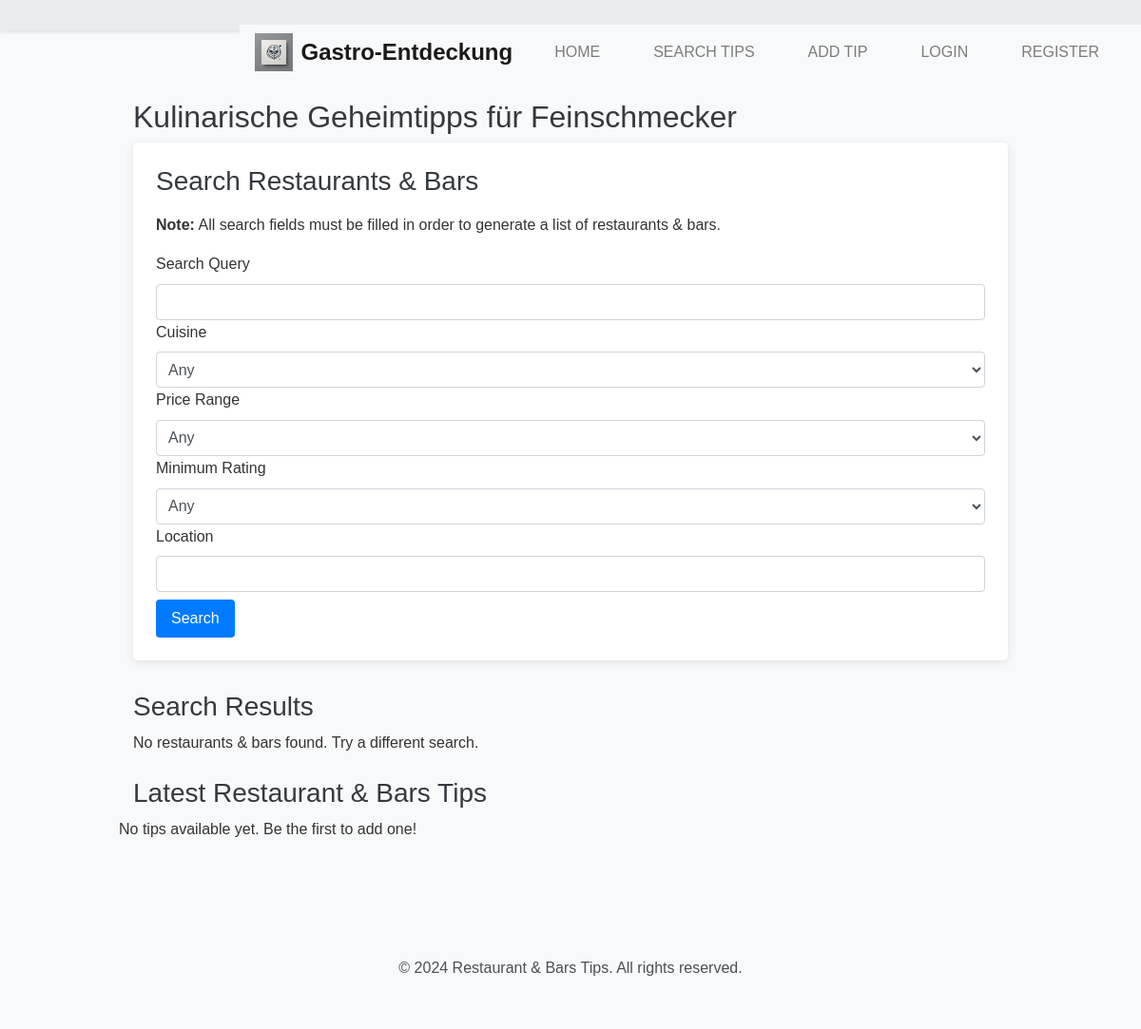
The app's page /, older data.
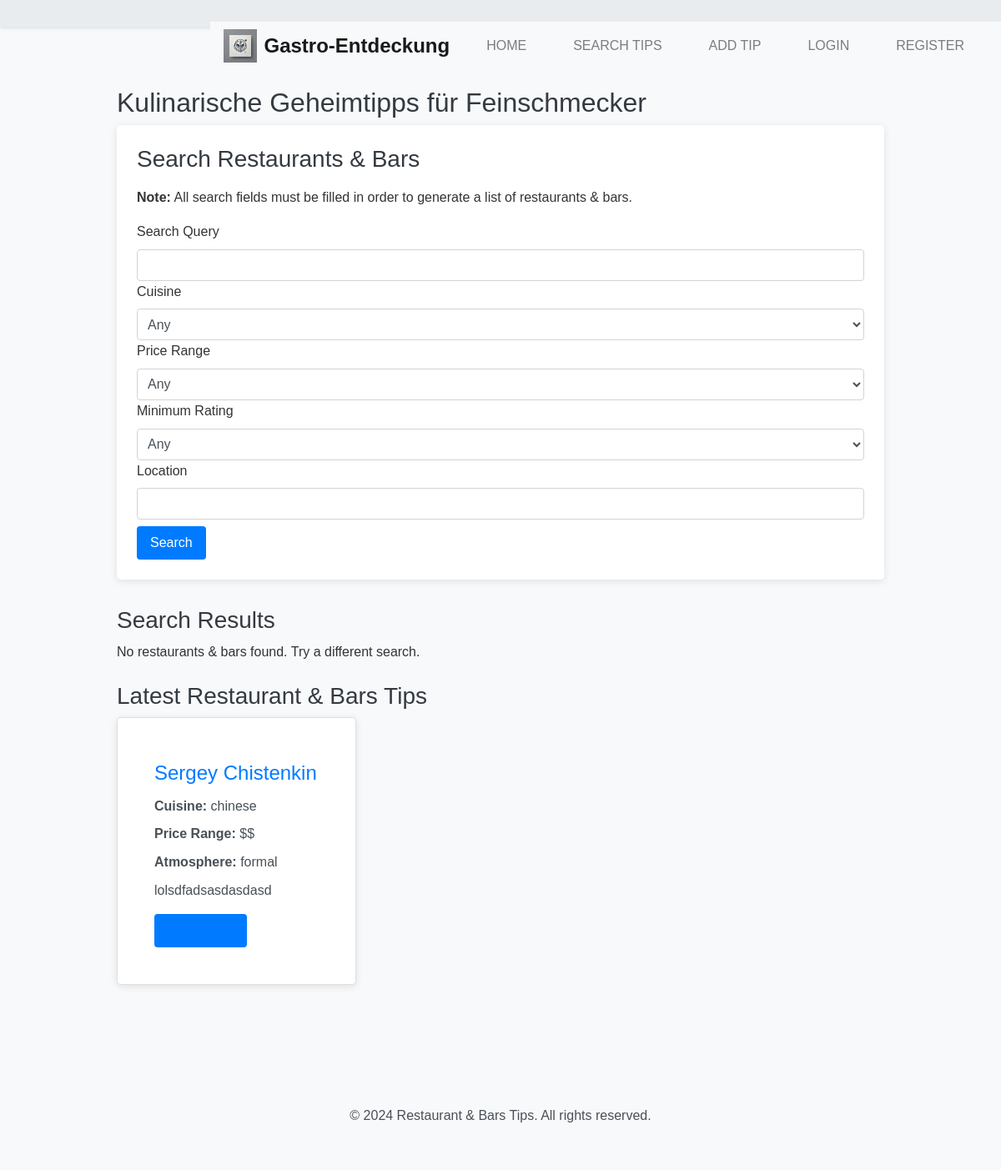
The same page, newer data.
### models.py (models this page shows)
class Tip(db.Model):
    id = db.Column(db.Integer, primary_key=True)
    name = db.Column(db.String(100), nullable=False)
    cuisine = db.Column(db.String(50), nullable=False)
    price_range = db.Column(db.String(20), nullable=False)
    atmosphere = db.Column(db.String(50), nullable=False)
    tip_content = db.Column(db.String(500), nullable=False)
    country = db.Column(db.String(100), nullable=False)
    city = db.Column(db.String(100), nullable=False)
    user_id = db.Column(db.Integer, db.ForeignKey('user.id'), nullable=False)

### app.py (the view)
@app.route('/', methods=['GET', 'POST'])
def index():
    search_form = SearchForm()
    if search_form.validate_on_submit():
        try:
            search_results = search_restaurants(
                query=search_form.search_query.data,
                cuisine=search_form.cuisine.data,
                price_range=search_form.price_range.data,
                rating=search_form.rating.data,
                location=search_form.location.data
            )
            return render_template('index.html', search_results=search_results, form=search_form)
        except Exception as e:
            logging.error(f"Error searching restaurants & bars: {e}")
            flash('An error occurred while searching restaurants & bars. Please try again.', 'danger')
    else:
        try:
            tips = Tip.query.with_entities(Tip.id, Tip.name, Tip.cuisine, Tip.price_range, Tip.atmosphere, Tip.tip_content).all()
            return render_template('index.html', tips=tips, form=search_form)
        except Exception as e:
            logging.error(f"Error retrieving tips: {e}")
            flash('An error occurred while retrieving tips. Please try again.', 'danger')

### app.py
class SearchForm(FlaskForm):
    search_query = StringField('Search Query', validators=[DataRequired()])
    cuisine = SelectField('Cuisine', choices=[('', 'Any'), ('italian', 'Italian'), ('chinese', 'Chinese'), ('mexican', 'Mexican'), ('american', 'American')])
    price_range = SelectField('Price Range', choices=[('', 'Any'), ('1', '$'), ('2', '$$'), ('3', '$$$'), ('4', '$$$$')])
    rating = SelectField('Minimum Rating', choices=[('', 'Any'), ('3', '3'), ('4', '4'), ('5', '5')])
    location = StringField('Location', validators=[DataRequired()])
    submit = SubmitField('Search')

### templates/index.html (shortened to what this page needs)
{% extends "base.html" %}
{% block content %}
    <h2>Kulinarische Geheimtipps für Feinschmecker</h2>
    <section class="search-form">
        <h3>Search Restaurants & Bars</h3>
        <p><strong>Note:</strong> All search fields must be filled in order to generate a list of restaurants & bars.</p>
        <form method="POST" action="{{ url_for('index') }}">
            <div>
                {{ form.search_query.label }}
                {{ form.search_query(class="form-control") }}
            </div>
            <div>
                {{ form.cuisine.label }}
                {{ form.cuisine(class="form-control") }}
            </div>
            <div>
                {{ form.price_range.label }}
                {{ form.price_range(class="form-control") }}
            </div>
            <div>
                {{ form.rating.label }}
                {{ form.rating(class="form-control") }}
            </div>
            <div>
                {{ form.location.label }}
                {{ form.location(class="form-control") }}
            </div>
            {{ form.submit(class="btn btn-primary mt-2") }}
        </form>
    </section>
    <section class="search-results mt-4">
        <h3>Search Results</h3>
        {% if search_results %}
            <div class="row">
            {% for business in search_results %}
                <div class="col-md-6 mb-4">
                    <article class="restaurant-bar card">
                        <div class="card-body">
                            <h4 class="card-title">{{ business.name }}</h4>
                            <p class="card-text"><strong>Address:</strong> {{ business.location.address1 }}, {{ business.location.city }}, {{ business.location.state }} {{ business.location.zip_code }}</p>
                            <p class="card-text"><strong>Rating:</strong> {{ business.rating }} ({{ business.review_count }} reviews)</p>
                            <p class="card-text"><strong>Price Level:</strong> {{ business.price }}</p>
                            <p class="card-text"><strong>Cuisine:</strong> {{ ', '.join(business.categories|map(attribute='title')) }}</p>
                            <p class="card-text"><strong>Phone:</strong> {{ business.phone }}</p>
                            {% if business.image_url %}
                                <img src="{{ business.image_url }}" alt="{{ business.name }}" class="img-fluid mb-2">
                            {% endif %}
                            <a href="{{ business.url }}" target="_blank" class="btn btn-sm btn-outline-primary">View on Yelp</a>
                        </div>
                    </article>
                </div>
            {% endfor %}
            </div>
        {% else %}
            <p>No restaurants & bars found. Try a different search.</p>
        {% endif %}
    </section>
    <section class="tips mt-4">
        <h3>Latest Restaurant & Bars Tips</h3>
        <div class="row">
        {% for tip in tips %}
            <div class="col-md-4 mb-3">
                <article class="tip card">
                    <div class="card-body">
                        <h4 class="card-title"><a href="{{ url_for('restaurant', id=tip.id) }}">{{ tip.name }}</a></h4>
                        <p class="card-text"><strong>Cuisine:</strong> {{ tip.cuisine }}</p>
                        <p class="card-text"><strong>Price Range:</strong> {{ tip.price_range }}</p>
                        <p class="card-text"><strong>Atmosphere:</strong> {{ tip.atmosphere }}</p>
                        <p class="card-text">{{ tip.tip_content[:100] }}{% if tip.tip_content|length > 100 %}...{% endif %}</p>
                        <a href="{{ url_for('restaurant', id=tip.id) }}" class="btn btn-sm btn-outline-secondary">Read more</a>
                    </div>
                </article>
            </div>
        {% else %}
            <p>No tips available yet. Be the first to add one!</p>
        {% endfor %}
        </div>
    </section>
 {% endblock %}

Row changes from the older to the newer data that the page shows:
added Tip: name "Sergey Chistenkin", cuisine "chinese", price_range "$$", atmosphere "formal", tip_content "lolsdfadsasdasdasd"
Text that changed along with them:
text no longer shown: "No tips available yet. Be the first to add one!"
